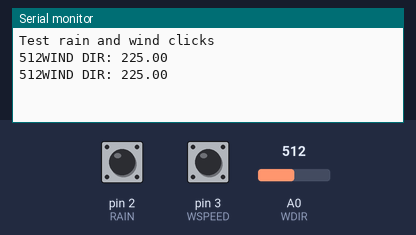
This sketch was run on a simulated Arduino Uno, built with avr-gcc and run on an emulated ATmega328P. Parts: the last lines printed to the serial monitor. Inputs (shaded band) come from the test bench; at power-on: pin 2 (RAIN) HIGH, pin 3 (WSPEED) HIGH, A0 (WDIR) = 512.

Above: at 5.8 s.
5.9 s: pin 2 (RAIN) pulled LOW for 3 s
At 6.4 s:
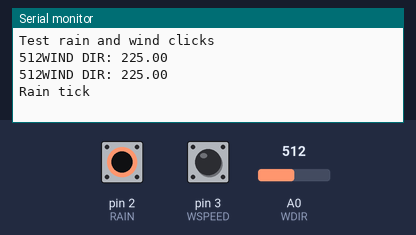
11.9 s: pin 3 (WSPEED) pulled LOW for 3 s
At 13.3 s:
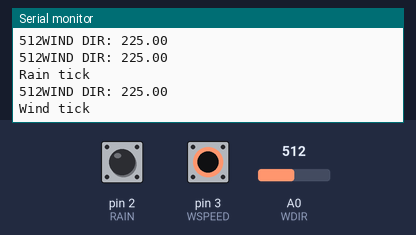
17.9 s: A0 (WDIR) set to 490
At 20.8 s:
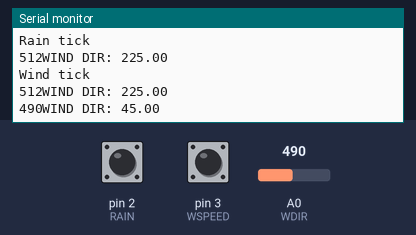
23.9 s: A0 (WDIR) set to 510
At 25.8 s:
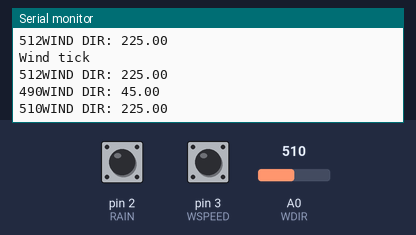
Timing chart, 0 to 27.3 s (numbered marks = the images above; inputs shaded):
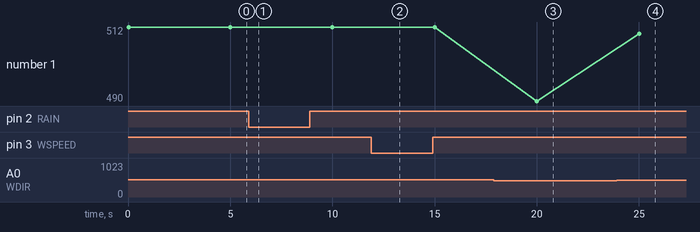

The sketch:

testRainWind.ino
```cpp
#define WSPEED 3
#define WDIR A0
#define RAIN 2

volatile unsigned long rainlast;
volatile unsigned long windlast;

void rainIRQ()
{
    if ((unsigned long)(millis() - rainlast) > 10) // ignore switch-bounce glitches less than 10mS after initial edge
    {
        Serial.println("Rain tick");
        rainlast = millis(); // set up for next event
    }
}

void windIRQ()
{
    if ((unsigned long)(millis() - windlast) > 10) // ignore switch-bounce glitches less than 10mS after initial edge
    {
        Serial.println("Wind tick");
        windlast = millis(); // set up for next event
    }
}


short get_wind_direction()
{
    unsigned short adc;
    adc = analogRead(WDIR); // get the current reading from the sensor

    // https://www.sparkfun.com/datasheets/Sensors/Weather/Weather%20Sensor%20Assembly.pdf
    // using 10K pull-up resistor
    Serial.print(adc);

    if (adc < 100) return (90);
    if (adc < 200) return (135);
    if (adc < 300) return (180);
    if (adc < 500) return (45);
    if (adc < 660) return (225);
    if (adc < 800) return (0);
    if (adc < 890) return (315);
    if (adc < 950) return (270);
    return -1;
}


void setup() {
  Serial.begin(9600);
  Serial.println("Test rain and wind clicks");

  // set pin mode
  pinMode(RAIN, INPUT_PULLUP);
  attachInterrupt(digitalPinToInterrupt(RAIN), rainIRQ, FALLING); // FALLING
  pinMode(WSPEED, INPUT_PULLUP);
  attachInterrupt(digitalPinToInterrupt(WSPEED), windIRQ, FALLING);

}

void loop() {
  // put your main code here, to run repeatedly:
  float winddir = get_wind_direction();
  Serial.print("WIND DIR: ");
  Serial.println(winddir);
  delay(5000);

}
```

Measured:
- after the input at 5.9 s, the serial monitor: prints a new line at once (image 1)
- after the input at 11.9 s, the serial monitor: prints a new line at once (image 2)
- after the input at 17.9 s, the serial monitor: prints a new line after 2.1 s (image 3)
- after the input at 23.9 s, the serial monitor: prints a new line after 1.1 s (image 4)
- plotted number 1: 512 → 490 after the input at 17.9 s, 490 → 510 after the input at 23.9 s
